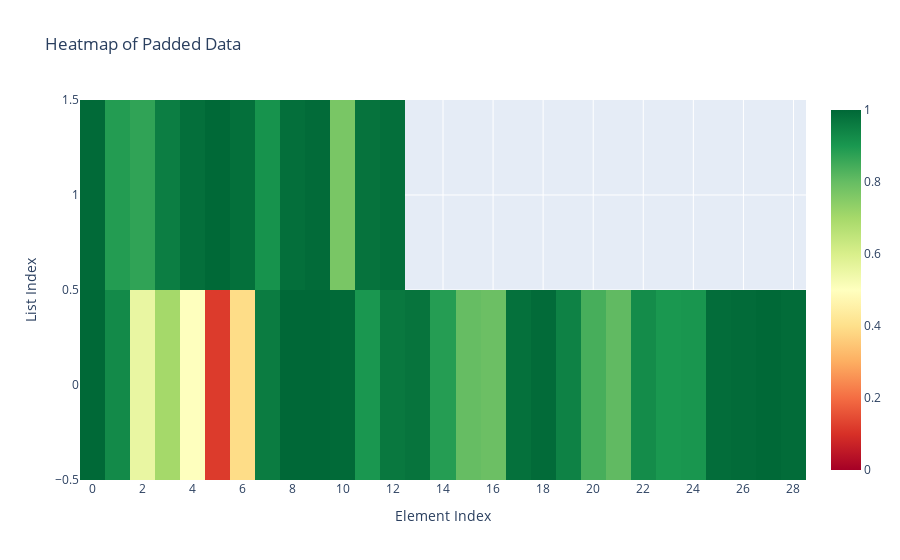

The code cell stored with this chart in its notebook:
### Code cell
import plotly.graph_objects as go
import numpy as np


# data = hallucination_scores
data = factual_scores

# Define the maximum number of elements in each sublist
n_to_plot = 32
max_length = 29
# Pad data
padded_data = [sublist + [np.nan] * (max_length - len(sublist)) for sublist in data[:n_to_plot]]


# Create a heatmap
fig = go.Figure(data=go.Heatmap(
    z=padded_data,
    # x=list(range(1, max_length + 1)),  # Column headers as position indices
    # y=['{}'.format(i+1) for i in range(len(padded_data))],  # Row labels
    # colorscale='Viridis',  # Color scale
    colorscale='RdYlGn',
    zmin=0,  # Minimum of color scale
    zmax=1,  # Maximum of color scale (adjust according to your data range)
    hoverongaps=False,  # Hover info for gaps
    showscale=True
))

# Update layout
fig.update_layout(
    title='Heatmap of Padded Data',
    xaxis_title='Element Index',
    yaxis_title='List Index',
    xaxis_nticks=max_length
)

# Show the figure
fig.show()

### Figure 1 — Plotly figure (JSON) as saved in the notebook; plotly's stock layout.template omitted (floating-point values rounded to 4 significant figures)
{"data": [{"colorscale": [[0, "rgb(165,0,38)"], [0.1, "rgb(215,48,39)"], [0.2, "rgb(244,109,67)"], [0.3, "rgb(253,174,97)"], [0.4, "rgb(254,224,139)"], [0.5, "rgb(255,255,191)"], [0.6, "rgb(217,239,139)"], [0.7, "rgb(166,217,106)"], [0.8, "rgb(102,189,99)"], [0.9, "rgb(26,152,80)"], [1, "rgb(0,104,55)"]], "hoverongaps": false, "showscale": true, "type": "heatmap", "z": [[0.9981, 0.9286, 0.5567, 0.7016, 0.5027, 0.1187, 0.3932, 0.9584, 0.9997, 0.9996, 0.9957, 0.9015, 0.9663, 0.9744, 0.8861, 0.7993, 0.7913, 0.9806, 0.9939, 0.9449, 0.8405, 0.8069, 0.9241, 0.9008, 0.9046, 0.9887, 0.993, 0.9983, 0.9912], [0.9952, 0.8879, 0.8704, 0.9537, 0.9857, 0.9981, 0.9834, 0.9104, 0.9859, 0.9933, 0.7696, 0.9768, 0.9849, null, null, null, null, null, null, null, null, null, null, null, null, null, null, null, null]], "zmax": 1, "zmin": 0}], "layout": {"autosize": true, "title": {"text": "Heatmap of Padded Data"}, "xaxis": {"autorange": true, "nticks": 29, "range": [-0.5, 28.5], "title": {"text": "Element Index"}}, "yaxis": {"autorange": true, "range": [-0.5, 1.5], "title": {"text": "List Index"}}}}
